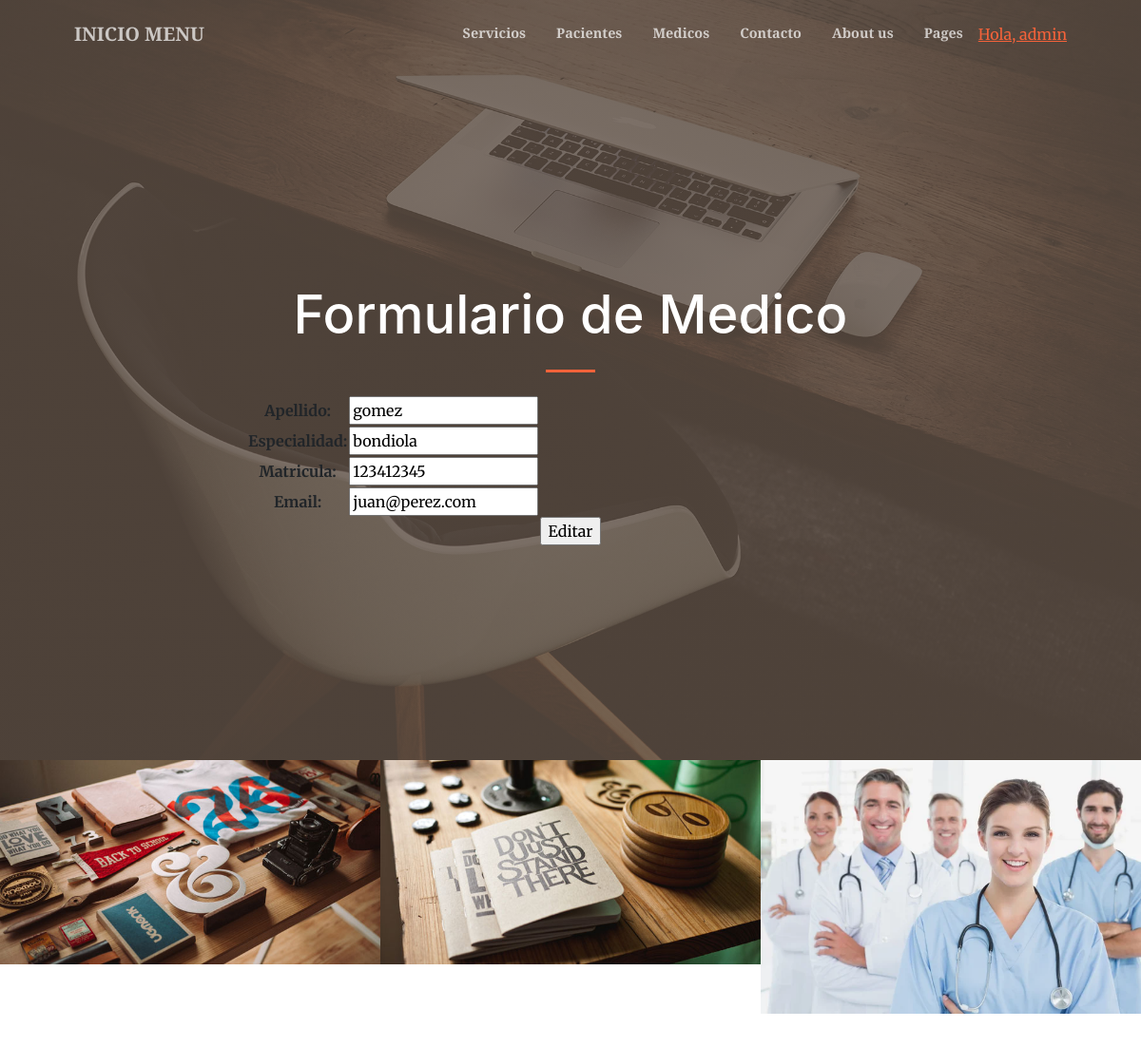
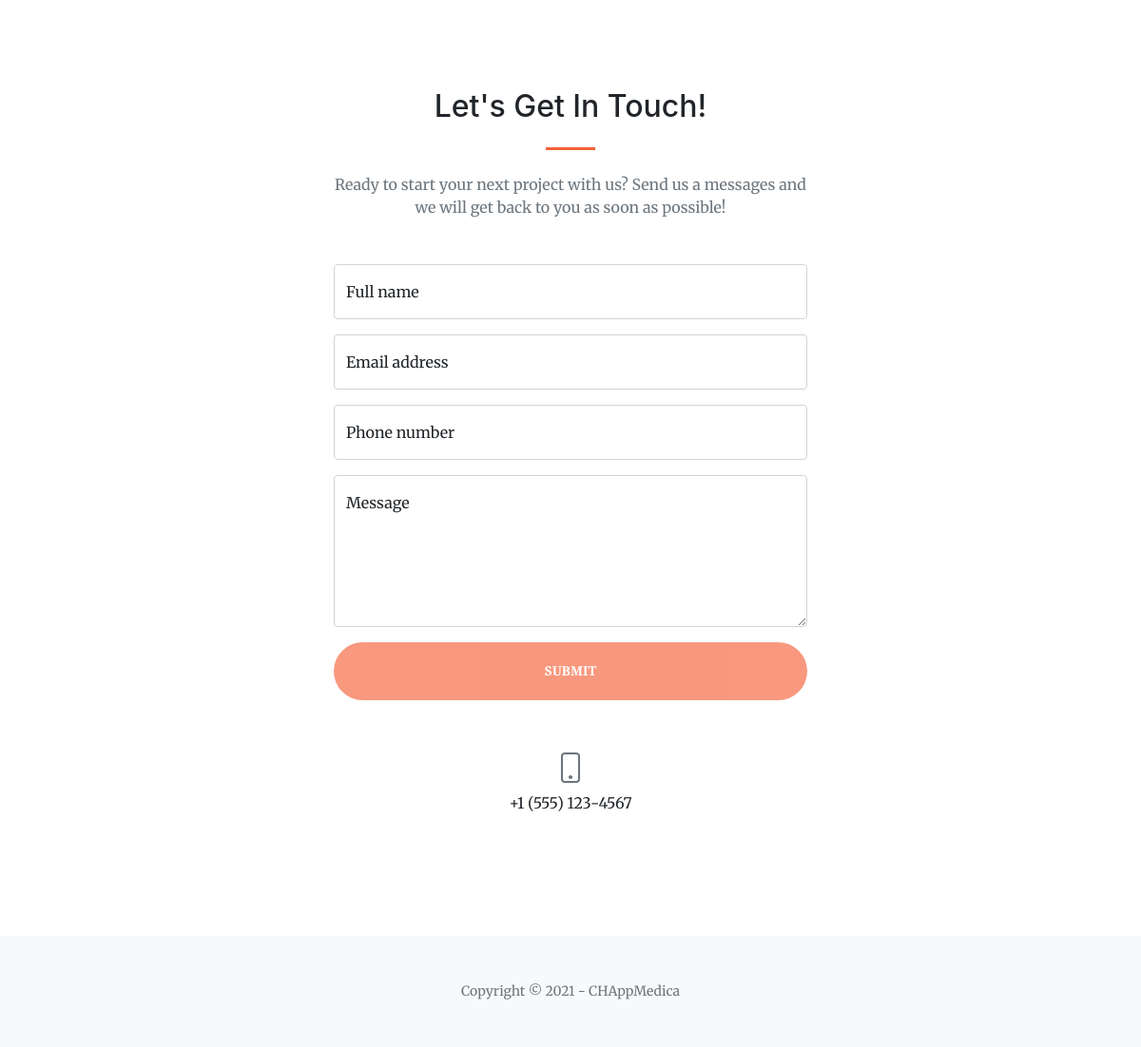
Screenshot of /AppMedica/editarMedicos/123412345/ (signed in) with the database file from the repository (2 pictures, top to bottom).
### AppMedica/models.py (models this page shows, shortened)
class Medico(models.Model):
    apellido = models.CharField(max_length=40)
    especialidad = models.CharField(max_length=40)
    matricula = models.IntegerField()
    email = models.EmailField()

### AppMedica/views.py (the view)
# urls.py: path('editarMedicos/<matricula_para_editar>/', views.editarMedicos, name="EditarMedicos"),
@login_required
def editarMedicos(request, matricula_para_editar):
    medico = Medico.objects.get(matricula=matricula_para_editar)
    if request.method == "POST":
        miFormulario = MedicoFormulario(request.POST)
        if miFormulario.is_valid():
            informacion = miFormulario.cleaned_data
            medico.apellido=informacion["apellido"]
            medico.especialidad=informacion["especialidad"]
            medico.matricula=informacion["matricula"]
            medico.email=informacion["email"]
            medico.save()
            return render(request,'AppMedica/inicio.html')
    else:
        miFormulario = MedicoFormulario(initial={"apellido":medico.apellido,"especialidad":medico.especialidad,"matricula":medico.matricula,"email":medico.email})
    return render(request,'AppMedica/editarMedicos.html',{"miFormulario":miFormulario, "matricula_para_editar": matricula_para_editar})

### AppMedica/forms.py
class MedicoFormulario(forms.Form):
    apellido = forms.CharField(max_length=40)
    especialidad = forms.CharField(max_length=40)
    matricula = forms.IntegerField()
    email = forms.EmailField()

### AppMedica/templates/AppMedica/editarMedicos.html (shortened to what this page needs)
{% extends 'AppMedica/padre.html' %}
{% load static %}
    {% block contenido %}
        <h1 class="text-white font-weight-bold">Formulario de Medico</h1>
    {% endblock %}
    {% block contenido2 %}
            <form action="" method="POST">{% csrf_token %}
                <table>
                {{  miFormulario.as_table    }}
                </table>
                <input type="submit" value="Editar">
            </form>
    {% endblock %}

### AppMedica/templates/AppMedica/padre.html (shortened to what this page needs)
<!DOCTYPE html>
<html lang="en">
    <head>
        {% load static %}
        <link href="https://cdn.jsdelivr.net/npm/bootstrap-icons@1.5.0/font/bootstrap-icons.css" rel="stylesheet" />
        <link href="https://cdnjs.cloudflare.com/ajax/libs/SimpleLightbox/2.1.0/simpleLightbox.min.css" rel="stylesheet" />
        <link href="{% static 'AppMedica/css/styles.css' %}" rel="stylesheet" />
    </head>
    <body id="page-top">
        <nav class="navbar navbar-expand-lg navbar-light fixed-top py-3" id="mainNav">
            <div class="container px-4 px-lg-5">
                <a class="navbar-brand" href="{% url 'Inicio' %}">INICIO MENU</a>
                <div class="collapse navbar-collapse" id="navbarResponsive">
                    <ul class="navbar-nav ms-auto my-2 my-lg-0">
                        <li class="nav-item"><a class="nav-link" href="{% url 'Servicios' %}">Servicios</a></li>
                        <li class="nav-item"><a class="nav-link" href="{% url 'Pacientes' %}">Pacientes</a></li>
                        <li class="nav-item"><a class="nav-link" href="{% url 'Medicos' %}">Medicos</a></li>
                        <li class="nav-item"><a class="nav-link" href="{% url 'Contacto' %}">Contacto</a></li>
                        <li class="nav-item"><a class="nav-link" href="{% url 'About' %}">About us</a></li>
                        <li class="nav-item"><a class="nav-link" href="{% url 'Pages' %}">Pages</a></li>
                        {% if  request.user.is_authenticated %}
                            <li class="sidebar-nav-item"><a href="{% url 'EditarPerfil' %}">Hola, {{user.username}}</a></li>
                        {% endif %}
                    </ul>
                </div>
            </div>
        </nav>
        <header class="masthead">
            <div class="container px-4 px-lg-5 h-100">
                <div class="row gx-4 gx-lg-5 h-100 align-items-center justify-content-center text-center">
                    <div class="col-lg-8 align-self-end">
                        {% block contenido %}{% endblock %}
                        <hr class="divider" />
                    </div>
                    <div class="col-lg-8 align-self-baseline">
                        {% block contenido2 %}{% endblock %}
                    </div>
                </div>
            </div>
        </header>
        {% block contenido3 %}
        <div id="portfolio">
            <div class="container-fluid p-0">
                <div class="row g-0">
                    <div class="col-lg-4 col-sm-6">
                        <a class="portfolio-box" href="{% url 'Servicios' %}"  title="Servicios">
                            <img class="img-fluid" src="{% static 'AppMedica/assets/img/portfolio/thumbnails/1.jpg' %}" alt="..." />
                        </a>
                    </div>
                    <div class="col-lg-4 col-sm-6">
                        <a class="portfolio-box" href="{% url 'Pacientes' %}" title="Pacientes">
                            <img class="img-fluid" src="{% static 'AppMedica/assets/img/portfolio/thumbnails/2.jpg' %}" alt="..." />
                        </a>
                    </div>
                    <div class="col-lg-4 col-sm-6">
                        <a class="portfolio-box" href="{% url 'Medicos' %}" title="Medicos">
                            <img class="img-fluid" src="{% static 'AppMedica/assets/img/portfolio/thumbnails/3.jpg' %}" alt="..." />
                        </a>
                    </div>
                </div>
            </div>
        </div>
        {% endblock %}
        {% block contenido4 %}
        <section class="page-section" id="contact">
            <div class="container px-4 px-lg-5">
                <div class="row gx-4 gx-lg-5 justify-content-center">
                    <div class="col-lg-8 col-xl-6 text-center">
                        <h2 class="mt-0">Let's Get In Touch!</h2>
                        <hr class="divider" />
                        <p class="text-muted mb-5">Ready to start your next project with us? Send us a messages and we will get back to you as soon as possible!</p>
                    </div>
                </div>
                <div class="row gx-4 gx-lg-5 justify-content-center mb-5">
                    <div class="col-lg-6">
                        <form id="contactForm" data-sb-form-api-token="API_TOKEN">
                            <div class="form-floating mb-3">
                                <input class="form-control" id="name" type="text" placeholder="Enter your name..." data-sb-validations="required" />
                                <label for="name">Full name</label>
                            </div>
                            <div class="form-floating mb-3">
                                <input class="form-control" id="email" type="email" placeholder="name@example.com" data-sb-validations="required,email" />
                                <label for="email">Email address</label>
                            </div>
                            <div class="form-floating mb-3">
                                <input class="form-control" id="phone" type="tel" placeholder="(123) 456-7890" data-sb-validations="required" />
                                <label for="phone">Phone number</label>
                            </div>
                            <div class="form-floating mb-3">
                                <textarea class="form-control" id="message" type="text" placeholder="Enter your message here..." style="height: 10rem" data-sb-validations="required"></textarea>
                                <label for="message">Message</label>
                            </div>
                            <div class="d-grid"><button class="btn btn-primary btn-xl disabled" id="submitButton" type="submit">Submit</button></div>
                        </form>
                    </div>
                </div>
        {%endblock%}
                <div class="row gx-4 gx-lg-5 justify-content-center">
                    <div class="col-lg-4 text-center mb-5 mb-lg-0">
                        <i class="bi-phone fs-2 mb-3 text-muted"></i>
                        <div>+1 (555) 123-4567</div>
                    </div>
                </div>
            </div>
        </section>
        <footer class="bg-light py-5">
            <div class="container px-4 px-lg-5"><div class="small text-center text-muted">Copyright &copy; 2021 - CHAppMedica</div></div>
        </footer>
    </body>
</html>

### rows the page displays
Medico: apellido "gomez", especialidad "bondiola", matricula "123412345", email "juan@perez.com"

### other values shown
{{ user.username }} "admin"
